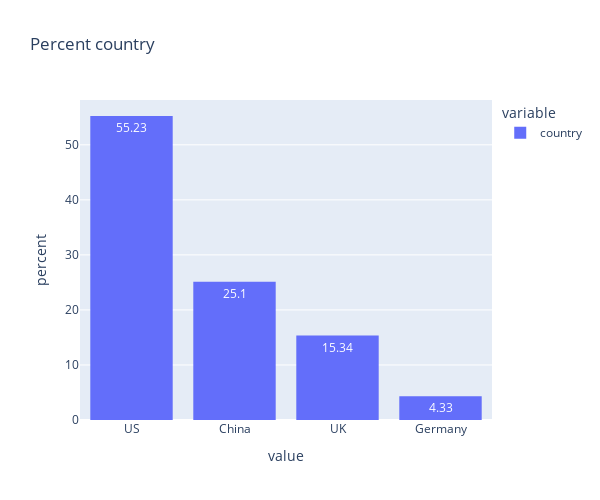

Here is the notebook cell this chart was saved with:
### Code cell
fig2 = px.histogram(data["country"], 
            histnorm= 'percent', 
            title="Percent country", 
            text_auto=True, 
            category_orders=dict(country=["US", "China", "UK", "Germany"])).update_xaxes(categoryorder='total descending')

fig2.update_layout(autosize=True, 
                    width=600,
                    height=500)
fig2.show()

### Figure 1 — Plotly figure (JSON) as saved in the notebook; plotly's stock layout.template omitted (floating-point values rounded to 4 significant figures; data arrays with more than 128 entries replaced by an {"elided": "..."} marker saying what was removed)
{"data": [{"alignmentgroup": "True", "bingroup": "x", "histnorm": "percent", "hovertemplate": "variable=country<br>value=%{x}<br>percent=%{y}<extra></extra>", "legendgroup": "country", "marker": {"color": "#636efa", "pattern": {"shape": ""}}, "name": "country", "offsetgroup": "country", "orientation": "v", "showlegend": true, "texttemplate": "%{value}", "type": "histogram", "x": {"elided": "10000 str values"}, "xaxis": "x", "yaxis": "y"}], "layout": {"autosize": true, "barmode": "relative", "height": 500, "legend": {"title": {"text": "variable"}, "tracegroupgap": 0}, "title": {"text": "Percent country"}, "width": 600, "xaxis": {"anchor": "y", "categoryorder": "total descending", "domain": [0, 1], "title": {"text": "value"}}, "yaxis": {"anchor": "x", "domain": [0, 1], "title": {"text": "percent"}}}}
